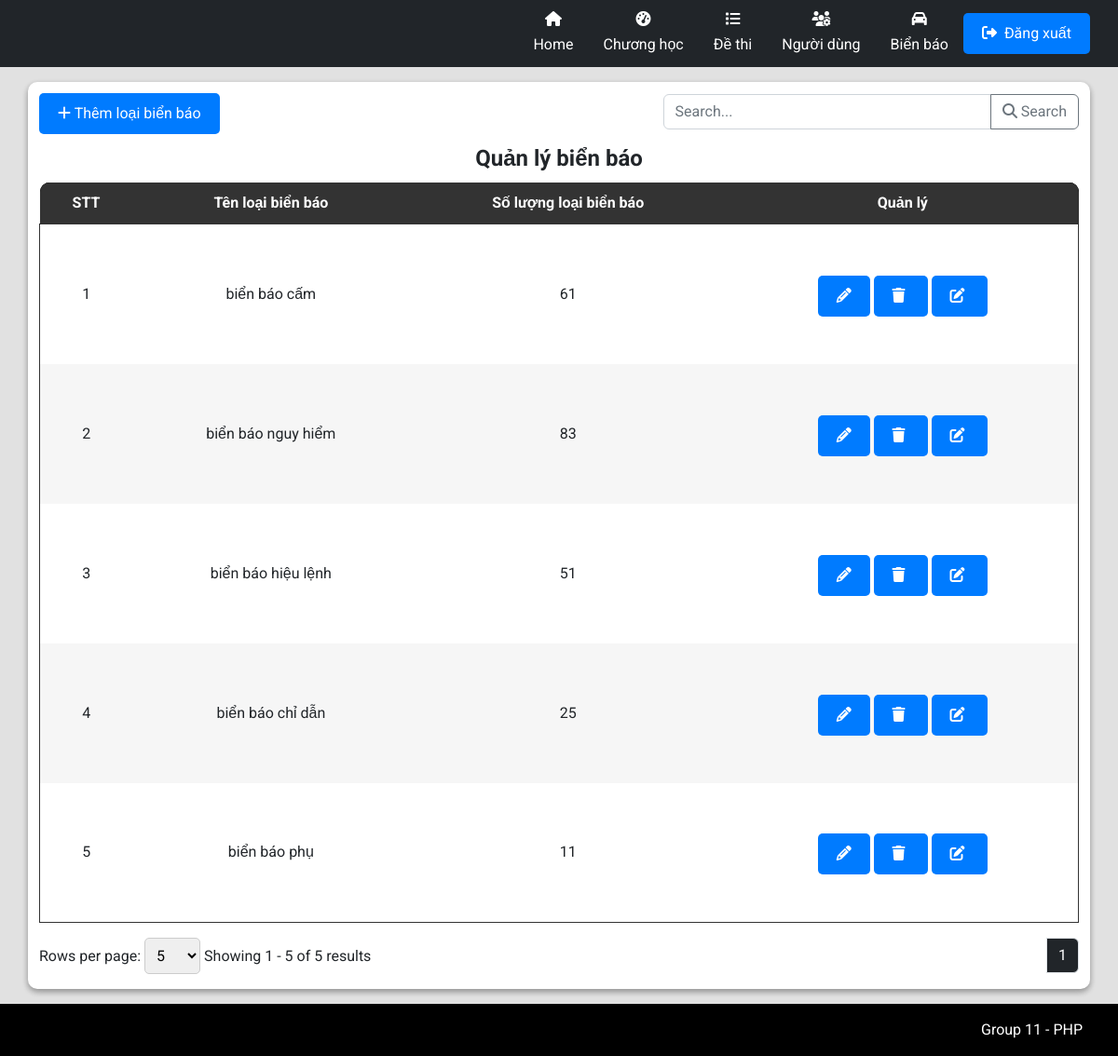
Screenshot of /admin/AdminIndex.php?workingPage=notice with the database file from the repository.
### tables this page shows
CREATE TABLE `tbl_titlenoticeboard` (
  `id` int(100) NOT NULL,
  `count` int(100) NOT NULL,
  `title` varchar(1000) NOT NULL
);

### admin/pages/Notice/NoticeIndex.php (the view, shortened to what this page needs)
<link rel="stylesheet" href="./styles/ProductStyles.css">
<?php
$countAllSql = "SELECT * FROM tbl_titlenoticeboard";
$total_records = mysqli_num_rows(mysqli_query($connect, $countAllSql));
$pageIndex = isset($_GET['page']) ? $_GET['page'] : 1;
$pageSize = isset($_GET['limit']) ? $_GET['limit'] : 5;
$total_page = ceil($total_records / $pageSize);
$start = ($pageIndex - 1) * $pageSize;
$search = '';
$getTableDataSql = "";
if (isset($_GET['search'])) {
    $getTableDataSql = "SELECT * FROM tbl_titlenoticeboard
    WHERE
        title LIKE N'%" . $search . "%'
    LIMIT $start, $pageSize";
} else {
    $getTableDataSql = "SELECT * FROM tbl_titlenoticeboard LIMIT $start, $pageSize";
}
$tableData = mysqli_query($connect, $getTableDataSql);
?>
<div class="text-left flex justify-between">
    <button type="button" class="btn btn-primary mb-2 mt-3" data-bs-toggle="modal" data-bs-target="#addNotice">
        <i class="fa-solid fa-plus"></i>
        Thêm loại biển báo
    </button>
    <div class="input-group mb-3 align-center mt-3 w-40">
        <input type="text" class="form-control" placeholder="Search..." aria-label="Recipient's username" name="search" id="search-input" aria-describedby="button-addon2">
        <button class="btn btn-outline-secondary" id="search-button" onclick="performSearch()" name="ok">
            <i class="fa-solid fa-magnifying-glass"></i>
            Search
        </button>
    </div>
</div>
<div class="container p-0">
    <table class="w-100">
        <legend class="text-center"><b>Quản lý biển báo</b></legend>
        <thead class="table-head w-100">
            <tr class="table-heading">
                <th class="noWrap">STT</th>
                <th class="noWrap">Tên loại biển báo</th>
                <th class="noWrap">Số lượng loại biển báo</th>
                <th class="noWrap">Quản lý </th>
            </tr>
        </thead>
        <tbody class="table-body">
            <?php
            while ($row = mysqli_fetch_array($tableData)) {
            ?>
                <tr>
                    <td class="tensanpham">
                        <?php echo $row['id'] ?>
                    </td>
                    <td>
                        <?php echo $row['title'] ?>
                    </td>
                    <td>
                        <?php echo $row['count'] ?>
                    </td>
                    <td>
                        <button type="button" class="btn btn-primary mb-2 mt-3 con-tooltip top" data-bs-toggle="modal" data-bs-target="#editPopup_<?php echo $row['id']; ?>">
                            <i class="fa-solid fa-pencil"></i>
                        </button>
                        <button type="button" class="btn btn-primary mb-2 mt-3 con-tooltip top" data-bs-toggle="modal" data-bs-target="#confirmPopup_<?php echo $row['id']; ?>">
                            <i class="fa-solid fa-trash mr-1"></i>
                        </button>
                        <a class='btn btn-primary mb-2 mt-3 con-tooltip top text-white productSizeButton color-white' href="?workingPage=detail&noticeId=<?php echo $row['id']; ?>">
                            <i class="fa-solid fa-pen-to-square text-white mr-1"></i>
                        </a>
                    </td>
                </tr>
            <?php
            }
            ?>
        </tbody>
    </table>
    <form action="" method="GET">
        <nav class="row py-2" aria-label="Page navigation example">
            <div class="paganation-infor col py-2">
                <form action="" method="GET">
                    <label for="limitSelect">Rows per page:</label>
                    <select name="limit" id="limitSelect" onchange="updatePageAndLimit()">
                        <option value="5" <?php if ($pageSize == 5) echo 'selected'; ?>>5</option>
                    </select>
                </form>
                <label class="mr-4">Showing
                    <?php
                    $startItem = ($pageIndex - 1) * $pageSize + 1;
                    $endItem = min($pageIndex * $pageSize, $total_records);
                    echo "{$startItem} - {$endItem} of {$total_records} results";
                    ?>
                </label>
            </div>
            <ul class="m-0 pagination justify-content-end py-2 col">
                <?php
                for ($i = 1; $i <= $total_page; $i++) {
                    if ($i == $pageIndex) {
                        echo '<li class="page-item light">
                        <span name="page" class="page-link text-reset text-white bg-dark" href="?workingPage=notice&limit=' . ($pageSize) . '&page=' . ($i) . '"> ' . ($i) . ' </span>
                        </li>';
                    }
                }
                ?>
            </ul>
    </form>
</div>

### admin/styles/AdminStyles.css (style rules this page uses)
body { display: flex; flex-direction: column; }

### common/css/CommonStyle.css (style rules this page uses)
html { padding: unset; margin: unset; box-sizing: border-box; scroll-behavior: smooth; }
body { min-height: 100vh; }
:root { --pr-color: rgb(62, 148, 163); }
.m-0 { margin: 0 !important; }
.p-0 { padding: 0 !important; }
.mr-1 { margin-right: 4px !important; }
.mb-2 { margin-bottom: 8px !important; }
.py-2 { padding-top: 8px !important; padding-bottom: 8px !important; }
.mt-3 { margin-top: 12px !important; }
.mb-3 { margin-bottom: 12px !important; }
.mr-4 { margin-right: 16px !important; }
.w-40 { width: 40%; }
.w-100 { width: 100% !important; }
.flex { display: flex; }
.align-center { align-items: center; }
.justify-between { justify-content: space-between; }
.text-center { text-align: center; }
.text-white { color: #fff !important; }
.con-tooltip { position: relative; background: #F2D1C9; border-radius: 9px; display: inline-block; transition: all 0.3s ease-in-out; cursor: default; }

### admin/styles/ProductStyles.css (style rules this page uses)
* { padding: 0; margin: 0; box-sizing: border-box; }
table { border-radius: 10px; }
.container { width: 100%; }
.table-head { color: white; background-color: #000; }
.table-head .table-heading { background-color: #000; color: white; }
.table-head .table-heading th:first-child { border-top-left-radius: 10px; }
.table-head .table-heading th:last-child { border-top-right-radius: 10px; }
.table-heading { border-radius: 10px; }
.table-head th { padding: 10px; text-align: center; }
.table-head, .table-body { border-collapse: collapse; }
.table-body { border: 1px solid #333; }
.table-body, .table-body tr { background-color: #fff; }
.table-body td { text-align: center; }
.table-body tr:nth-child(2n + 2) { background-color: #f6f6f6; }
table { border-collapse: collapse; background-color: #f8f8f8; }
th, td { padding: 10px; text-align: left; }
th { background-color: #333; color: white; }
.btn-primary { background-color: #007bff; color: white; padding: 10px 20px; border: none; border-radius: 5px; cursor: pointer; }
.noWrap { white-space: nowrap; }
select, option { width: 60px; padding: 8px; border: 1px solid #ccc; border-radius: 5px; }
.tensanpham { width: 100px; height: 150px; text-align: center; }
.productSizeButton { color: white; text-decoration: none; }

### rows the page displays
tbl_titlenoticeboard: id "1", title "biển báo cấm", count "61"
tbl_titlenoticeboard: id "2", title "biển báo nguy hiểm", count "83"
tbl_titlenoticeboard: id "3", title "biển báo hiệu lệnh", count "51"
tbl_titlenoticeboard: id "4", title "biển báo chỉ dẫn", count "25"
tbl_titlenoticeboard: id "5", title "biển báo phụ", count "11"

### other values shown
$startItem "1"
$endItem "5"
$total_records "5"
